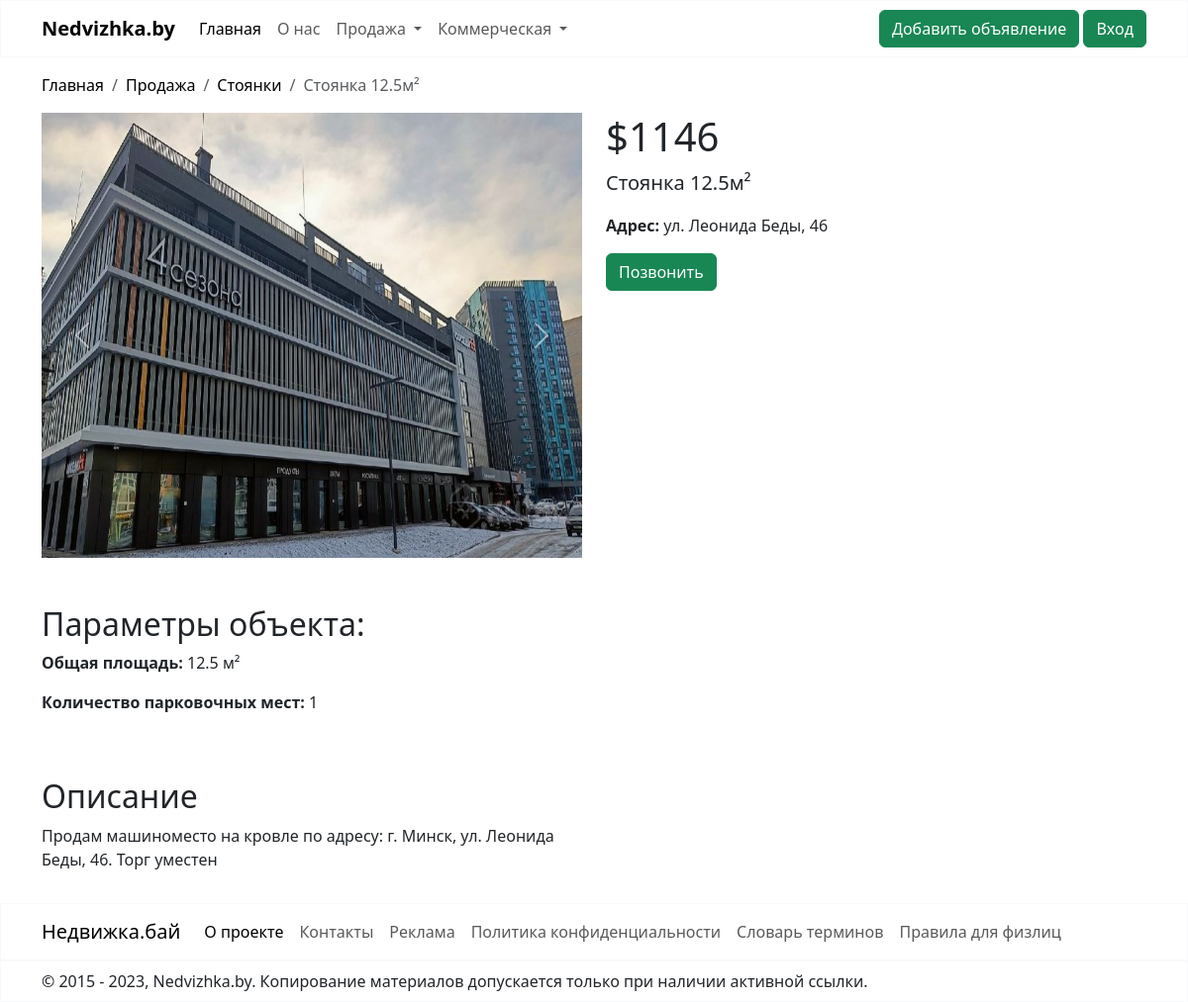
The page /sale/parking/1/ on the database its author committed.
### sale/models.py (models this page shows)
class Realty(models.Model):
    address = models.CharField(max_length=100)
    district = models.CharField(choices=DISTRICT, max_length=40, blank=True)
    subway = models.CharField(choices=SUBWAY, max_length=50, blank=True)
    description = models.CharField(max_length=4000)
    total_area = models.FloatField(validators=[MinValueValidator(10)])
    facilities = models.CharField(max_length=2000, blank=True)
    condition = models.CharField(choices=CONDITION, max_length=20)
    renovation = models.CharField(choices=RENOVATION, max_length=20)
    price = models.PositiveIntegerField(validators=[MinValueValidator(1)])
    image = models.ImageField(null=True, blank=True, upload_to="images")
    image_2 = models.ImageField(null=True, blank=True, upload_to="images")
    image_3 = models.ImageField(null=True, blank=True, upload_to="images")
    image_4 = models.ImageField(null=True, blank=True, upload_to="images")
    image_5 = models.ImageField(null=True, blank=True, upload_to="images")
    creator = models.ForeignKey(User, on_delete=models.CASCADE, default=1)
    is_moderated = models.BooleanField(default=False)
    class Meta:
        abstract = True

class Parking(Realty):
    quantity_parking_spaces = models.PositiveIntegerField(
        validators=[MinValueValidator(1)])  # Валидатор для количества парковочных мест
    condition = None
    renovation = None

### sale/views.py (the view)
# urls.py: path('parking/<int:pk>/', ParkingDetailView.as_view(), name='parking'),
class ParkingDetailView(DetailView):
    model = Parking
    template_name = "parkingdetailview.html"
    def get(self, request, *args, **kwargs):
        self.object = self.get_object()
        context = self.get_context_data(object=self.object)
        return self.render_to_response(context)

### sale/templates/parkingdetailview.html (shortened to what this page needs)
{% extends "base.html" %}
{% block content %}
    <div class="container-md mt-3 mb-3">
        <nav aria-label="breadcrumb">
            <ol class="breadcrumb">
                <li class="breadcrumb-item"><a style="text-decoration: none; color: black;" href="{% url "nedvizhka" %}">Главная</a></li>
                <li class="breadcrumb-item"><a style="text-decoration: none; color: black;" href="#">Продажа</a></li>
                <li class="breadcrumb-item"><a style="text-decoration: none; color: black;" href="{% url "parking" %}">Стоянки</a></li>
                <li class="breadcrumb-item active"
                    aria-current="page">Cтоянка {{ parking.total_area }}м²
                </li>
            </ol>
        </nav>
    </div>
    <div class="container-md mt-3 mb-3">
        <div class="row">
            <div class="col-md-6">
                <div id="carouselExample" class="carousel slide">
                    <div class="carousel-inner">
                        {% if parking.image %}
                            <div class="carousel-item active">
                                <img src="{{ parking.image.url }}" class="d-block w-100" alt="..."
                                     style="width: 100%; height: 450px">
                        </div>
                        {% endif %}
                    </div>
                    <button class="carousel-control-prev" type="button" data-bs-target="#carouselExample"
                            data-bs-slide="prev">
                        <span class="carousel-control-prev-icon" aria-hidden="true"></span>
                    </button>
                    <button class="carousel-control-next" type="button" data-bs-target="#carouselExample"
                            data-bs-slide="next">
                        <span class="carousel-control-next-icon" aria-hidden="true"></span>
                    </button>
                </div>
            </div>
            <div class="col-md-3">
                <h1>${{ parking.price }}</h1>
                <p class="lead">Стоянка {{ parking.total_area }}м²</p>
                <p><strong>Адрес:</strong> {{ parking.address }}</p>
                <button type="button" class="btn btn-success" data-bs-toggle="modal" data-bs-target="#exampleModal">
                    Позвонить
                </button>
            </div>
        </div>
        <div class="row mt-5">
            <div class="col-md-6">
                <h2>Параметры объекта:</h2>
                <p><strong>Общая площадь:</strong> {{ parking.total_area }} м²</p>
                <p><strong>Количество парковочных мест:</strong> {{ parking.quantity_parking_spaces }}</p>
            </div>
        </div>
        <div class="row mt-5">
            <div class="col-md-6">
                <h2>Описание</h2>
                <p>{{ parking.description }}</p>
            </div>
        </div>
    </div>
{% endblock %}

### rows shown on the page
Parking: total_area "12.5", image (picture), price "1146", address "ул. Леонида Беды, 46", quantity_parking_spaces "1", description "Продам машиноместо на кровле по адресу: г. Минск, ул. Леонида Беды, 46. Торг уместен"
